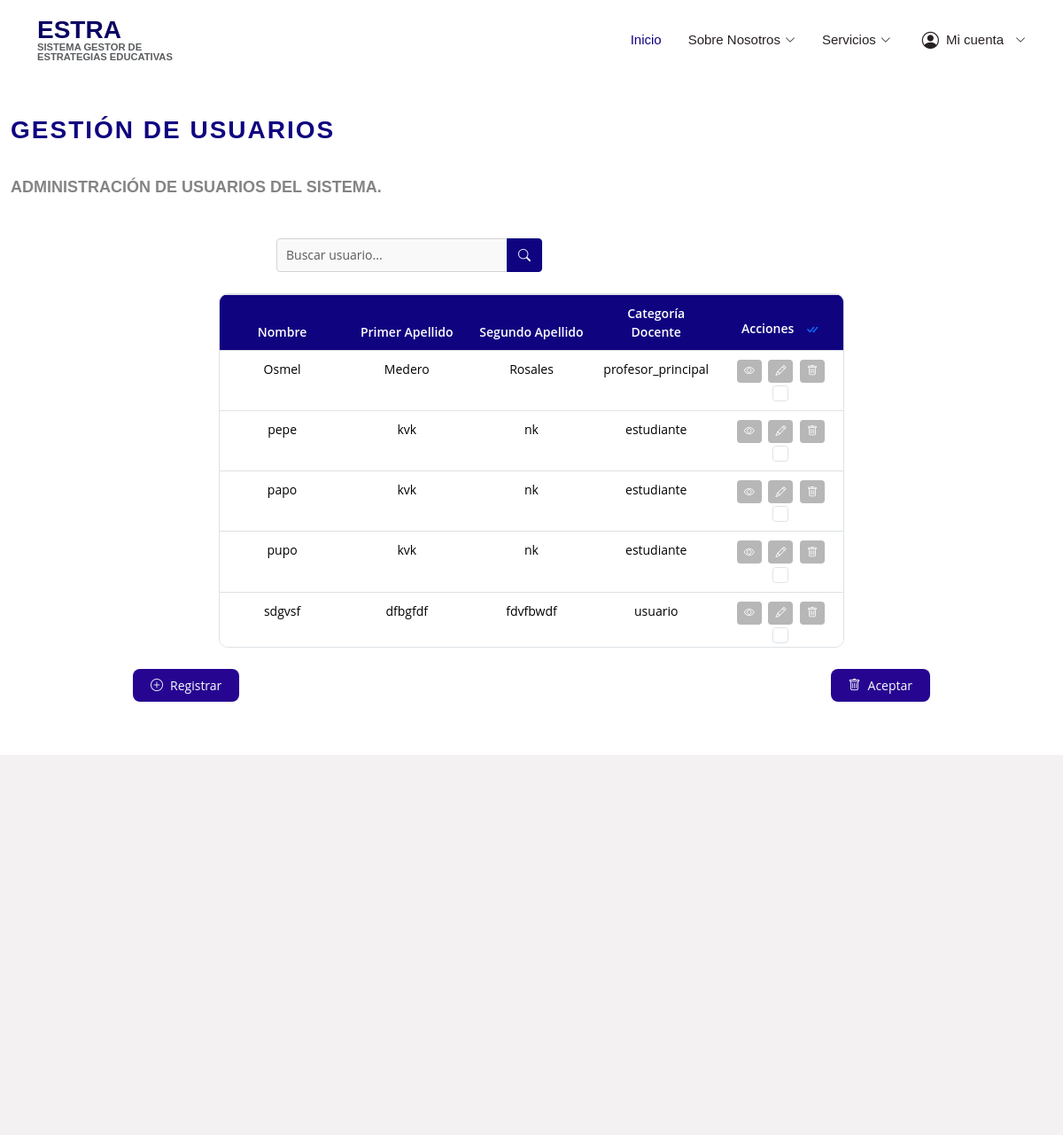
/p/usuarios/ (signed in), run on the app's committed database.
### usuarios/models.py (models this page shows, shortened)
class Usuario(AbstractUser):
    rol_CHOICES = [
        ('profesor_principal', 'Profesor_Principal'),
        ('usuario', 'Usuario'),
    ]
    SEXO_CHOICES = [
        ('masculino', 'Masculino'),
        ('femenino', 'Femenino'),
        ('otro', 'Otro'),
    ]
    rol = models.CharField(max_length=20, choices=rol_CHOICES)
    sexo = models.CharField(max_length=10, choices=SEXO_CHOICES)
    grupo = models.CharField(max_length=50, blank=True, null=True)
    solapin = models.CharField(max_length=10, unique=True)
    telefono = models.CharField(max_length=15, blank=True, null=True)
    second_last_name = models.CharField(max_length=50, blank=True, null=True)
    encuestas_realizadas = models.ManyToManyField(
        'encuestas.Encuesta',
        related_name='usuarios',
        blank=True
    )
    eventos = models.ManyToManyField(
        'eventos.Evento',
        related_name='usuarios',
        blank=True
    )
    def es_profesor(self):
        return self.rol == 'profesor_principal'

### usuarios/vistas/vistas_principal.py (the view)
# urls.py: path('p/usuarios/', vistas_principal.visualizar_usuarios, name='p_usuarios'),
def visualizar_usuarios(request):
    if not request.user.is_authenticated:
        messages.error(request, "No estas autenticado.")
        return redirect("login")
    if not request.user.es_profesor():
        messages.error(request, "No tienes permiso para funcion modelo.")
        return redirect("pagina_principal")
    query = request.GET.get('q', '')
    usuarios = Usuario.objects.filter(
        Q(username__icontains=query) |
        Q(rol__icontains=query) |
        Q(grupo__icontains=query)
    )
    return render(request, 'profesor_principal/listar_usuarios.html', {
        'usuarios': usuarios,
        'query': query
    })

### templates/profesor_principal/listar_usuarios.html (shortened to what this page needs)
{% extends "base.html" %}
{% load static %}
{% block content %}
<div id="maind">
<section id="usuarios" class="usuarios section-bg">
    <div class="container-fluid">
      <div class="section-title">
        <h2>Gestión de Usuarios</h2>
        <br>
        <p>Administración de usuarios del sistema.</p>
        <br>
      </div>
    <form method="GET" action="{% url 'p_usuarios' %}" class="search-bar mb-4">
      <div class="input-group">
        <input type="text" name="q" class="form-control" placeholder="Buscar usuario..." aria-label="Buscar" value="{{ request.GET.q }}">
        <button class="btn btn-primary" type="submit">
          <i class="bi bi-search"></i>
        </button>
      </div>
    </form>
      <form id="form-eliminar-usuarios" method="POST" action="{% url 'p_eliminar_usuarios' %}">
        <div id="tabla-usuarios" class="table-container">
          <div id="tabla-usuarios-responsive" class="table-responsive">
            <table id="tablita-usuarios" class="table table-bordered table-hover custom-table">
              <thead>
                <tr>
                  <th>Nombre</th>
                  <th>Primer Apellido</th>
                  <th>Segundo Apellido</th>
                  <th>Categoría Docente</th>
                  <th>
                    Acciones
                    <button id="btn-seleccionar-todo" class="btn btn-link p-0 ms-2" title="Seleccionar Todo">
                      <i class="bi bi-check-all"></i>
                    </button>
                  </th>
                </tr>
              </thead>
              <tbody>
                {% for usuario in usuarios %}
                <tr>
                  <td>{{ usuario.first_name }}</td>
                  <td>{{ usuario.last_name }}</td>
                  <td>{{ usuario.second_last_name }}</td>
                  <td>{{ usuario.rol }}</td>
                  <td>
                    <button type="button" class="btn btn-action btn-ver-detalles" data-id="{{ usuario.id }}" title="Ver Detalles">
                      <i class="bi bi-eye"></i>
                    </button>
                    <button type="button" class="btn btn-action btn-modificar" data-id="{{ usuario.id }}" title="Modificar">
                      <i class="bi bi-pencil"></i>
                    </button>
                    <button type="button" class="btn btn-action btn-eliminar" data-id="{{ usuario.id }}" title="Eliminar">
                      <i class="bi bi-trash"></i>
                    </button>
                    <input type="checkbox" class="form-check-input seleccionar-fila" name="eusuarios[]" value="{{ usuario.id }}">
                  </td>
                </tr>
                {% empty %}
                <tr>
                  <td colspan="5" class="text-center">No hay usuarios registrados.</td>
                </tr>
                {% endfor %}
              </tbody>
            </table>
          </div>
        </div>
      <div id="botones-accion-usuarios" class="d-flex justify-content-between mt-4">
        <a href="{% url 'p_formular_usuario'%}">
          <div id="btn-registrar-usuario" class="btn btn-success">
            <i class="bi bi-plus-circle"></i> Registrar
          </div>
        </a>
        <div type="submit" id="btn-eliminar-usuario" class="btn btn-danger"> <i class="bi bi-trash"></i> Aceptar
        </div>
      </div></form>
    </div>
  </section>
</div>
{% endblock %}

### static/assets/css/style.css (style rules this page uses)
body { font-family: "Open Sans", sans-serif; color: #282121; }
a { color: #100380; text-decoration: none; }
h1, h2, h3, h4, h5, h6 { font-family: "Raleway", sans-serif; }
section { padding: 60px 0; overflow: hidden; }
.section-bg, .services .icon-box { background-color: #ffffff; }
.section-title { padding-bottom: 20px; }
.section-title h2 { font-size: clamp(12px, 2.5vw, 14px); font-weight: 500; padding: 0; line-height: 1.2; margin: 0 0 10px 0; letter-spacing: 2px; text-transform: uppercase; color: #aaaaaa; font-family: "Poppins", sans-serif; word-break: break-word; }
.section-title p { margin: 0; margin: 0; font-size: 36px; font-weight: 700; text-transform: uppercase; font-family: "Poppins", sans-serif; color: #020d19; }
.table-container { max-height: 300px; overflow-y: auto; border: 1px solid #dee2e6; border-radius: 10px; margin-bottom: 20px; margin: 0 auto; width: 60%; }
.custom-table { width: 100%; border-collapse: collapse; font-size: 14px; }
.custom-table th, .custom-table td { padding: 10px; text-align: center; border: none; }
.custom-table th { background-color: #100380; color: #fff; font-weight: 600; position: sticky; top: 0; }
.custom-table th:nth-child(1), .custom-table td:nth-child(1) { width: 15%; }
.custom-table th:nth-child(2), .custom-table td:nth-child(2) { width: 10%; }
.custom-table th:nth-child(3), .custom-table td:nth-child(3) { width: 10%; }
.custom-table th:nth-child(4), .custom-table td:nth-child(4) { width: 15%; }
.custom-table th:nth-child(5),.custom-table td:nth-child(5) { width: 15%; }
.btn-ver-detalles { background-color: #b8b7b7; color: #fff; }
.btn-action { padding: 4px 8px; border: none; border-radius: 4px; transition: background-color 0.3s ease; margin: 0 2px; display: inline-flex; align-items: center; justify-content: center; font-size: 12px; }
.btn-action i { color: #fff; font-size: 12px; }
.btn-modificar { background-color: #b8b7b7; color: #fff; }
.btn-eliminar { background-color: #b8b7b7; color: #fff; }
.seleccionar-fila { margin: 0 5px; cursor: pointer; width: 18px; height: 18px; vertical-align: middle; }
.search-bar { margin-bottom: 20px; width: 100%; max-width: 300px; margin-left: 300px; }
.search-bar .input-group { display: flex; align-items: stretch; width: 100%; }
.search-bar .form-control { border: 1px solid #d3d3d3; border-radius: 4px 0 0 4px; padding: 6px 10px; font-size: 14px; background-color: #f9f9f9; outline: none; box-shadow: none; flex: 1; width: 70%; }
.search-bar .btn-primary { background-color: #100380; border: 1px solid #100380; border-radius: 0 4px 4px 0; padding: 6px 12px; transition: background-color 0.3s ease; width: auto; }
.search-bar .btn-primary i { font-size: 14px; }
.usuarios { padding: 60px 0; background-color: #ffffff; }
.usuarios .section-title h2 { margin-top: 70px; font-size: 28px; font-weight: 700; color: #100380; }
.usuarios .section-title p { font-size: 18px; color: #848484; }
#tabla-usuarios { max-height: 400px; overflow-y: auto; border: 1px solid #dee2e6; border-radius: 10px; margin-bottom: 20px; margin: 0 auto; width: 60%; }
#tablita-usuarios { width: 100%; border-collapse: collapse; font-size: 14px; }
#tablita-usuarios th, #tablita-usuarios td { padding: 10px; text-align: center; border: none; }
#tablita-usuarios th { background-color: #100380; color: #fff; font-weight: 600; position: sticky; top: 0; }
#tablita-usuarios th:nth-child(1), #tablita-usuarios td:nth-child(1) { width: 20%; }
#tablita-usuarios th:nth-child(2), #tablita-usuarios td:nth-child(2) { width: 20%; }
#tablita-usuarios th:nth-child(3), #tablita-usuarios td:nth-child(3) { width: 20%; }
#tablita-usuarios th:nth-child(4), #tablita-usuarios td:nth-child(4) { width: 20%; }
#tablita-usuarios th:nth-child(5), #tablita-usuarios td:nth-child(5) { width: 20%; }
#botones-accion-usuarios { display: flex; gap: 60px; justify-content: center; width: 100%; max-width: 900px; margin: 0 auto; }
#btn-eliminar-usuario, #btn-registrar-usuario { display: inline-flex; align-items: center; justify-content: center; padding: 8px 20px; font-size: 14px; font-weight: 500; border-radius: 8px; transition: all 0.3s ease; cursor: pointer; border: none; outline: none; background-color: #260591; color: white; }
#btn-eliminar-usuario i, #btn-registrar-usuario i { margin-right: 8px; font-size: 14px; }
.form-control { transition: border-color 0.15s ease-in-out, box-shadow 0.15s ease-in-out; }

### data on the page
Usuario: first_name "Osmel", last_name "Medero", second_last_name "Rosales", rol "profesor_principal"
Usuario: first_name "pepe", last_name "kvk", second_last_name "nk", rol "estudiante"
Usuario: first_name "papo", last_name "kvk", second_last_name "nk", rol "estudiante"
Usuario: first_name "pupo", last_name "kvk", second_last_name "nk", rol "estudiante"
Usuario: first_name "sdgvsf", last_name "dfbgfdf", second_last_name "fdvfbwdf", rol "usuario"
